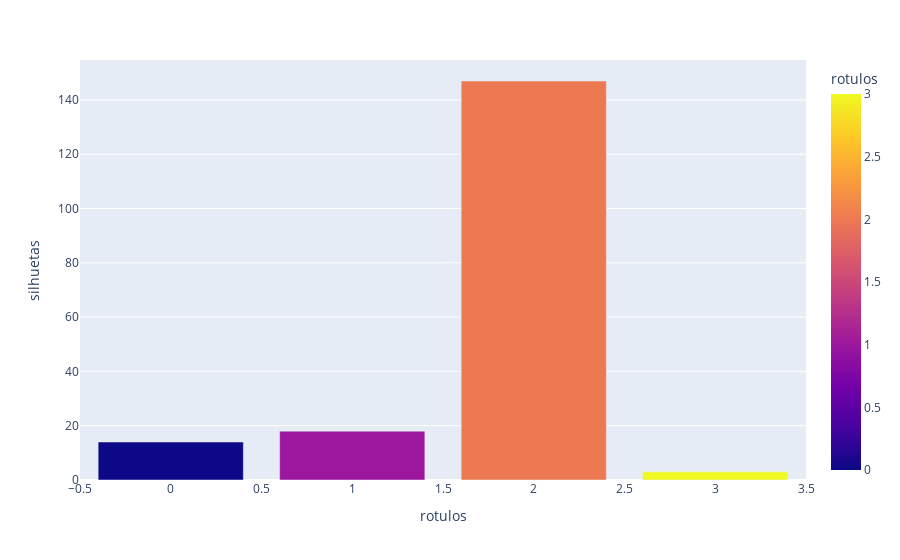

The code cell stored with this chart in its notebook:
### Code cell
df=df.groupby("rotulos").count()
fig = px.bar(df_1, y="silhuetas",x="rotulos", color="rotulos")
fig

### Figure 1 — Plotly figure (JSON) as saved in the notebook; plotly's stock layout.template omitted (floating-point values rounded to 4 significant figures)
{"data": [{"alignmentgroup": "True", "hovertemplate": "rotulos=%{marker.color}<br>silhuetas=%{y}<extra></extra>", "legendgroup": "", "marker": {"color": [0, 1, 2, 3], "coloraxis": "coloraxis", "pattern": {"shape": ""}}, "name": "", "offsetgroup": "", "orientation": "v", "showlegend": false, "textposition": "auto", "type": "bar", "x": [0, 1, 2, 3], "xaxis": "x", "y": [14, 18, 147, 3], "yaxis": "y"}], "layout": {"barmode": "relative", "coloraxis": {"colorbar": {"title": {"text": "rotulos"}}, "colorscale": [[0, "#0d0887"], [0.1111, "#46039f"], [0.2222, "#7201a8"], [0.3333, "#9c179e"], [0.4444, "#bd3786"], [0.5556, "#d8576b"], [0.6667, "#ed7953"], [0.7778, "#fb9f3a"], [0.8889, "#fdca26"], [1, "#f0f921"]]}, "legend": {"tracegroupgap": 0}, "margin": {"t": 60}, "xaxis": {"anchor": "y", "domain": [0, 1], "title": {"text": "rotulos"}}, "yaxis": {"anchor": "x", "domain": [0, 1], "title": {"text": "silhuetas"}}}}
